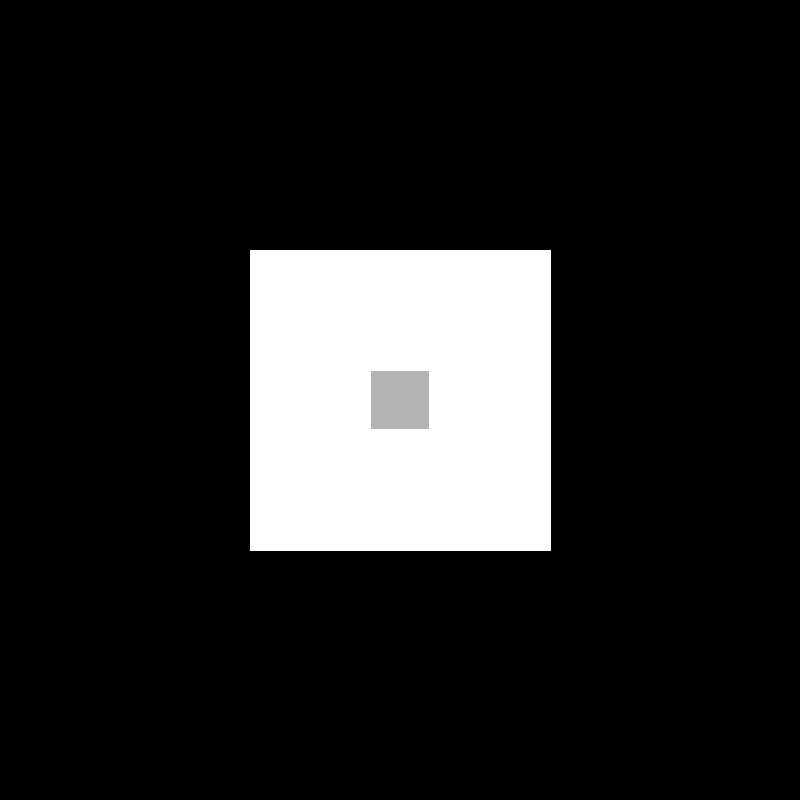
Frame 1 (no input)
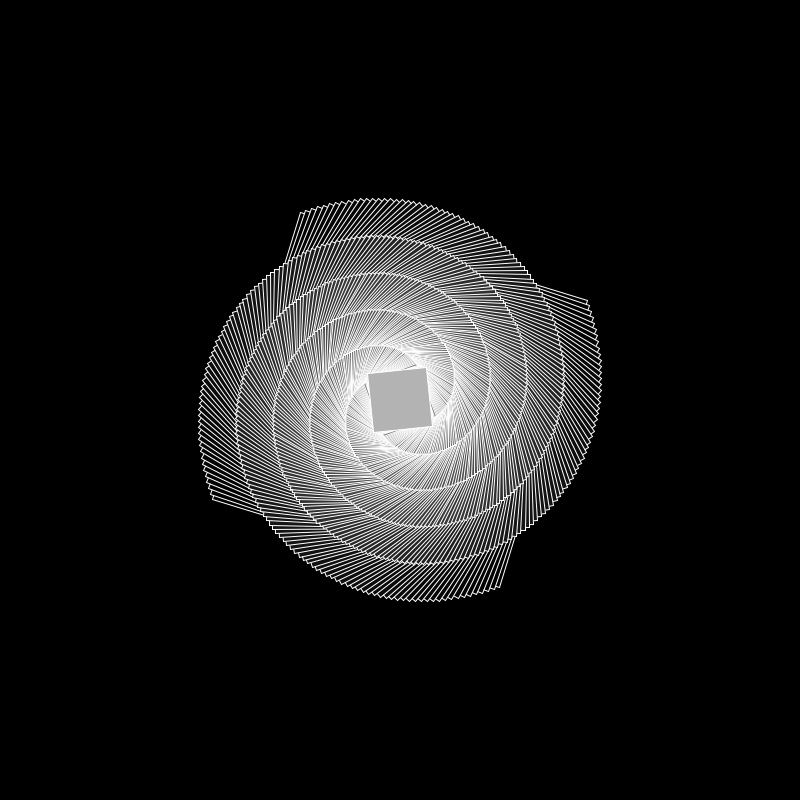
Frame 60 (the mouse pressed at the canvas centre just before this capture)
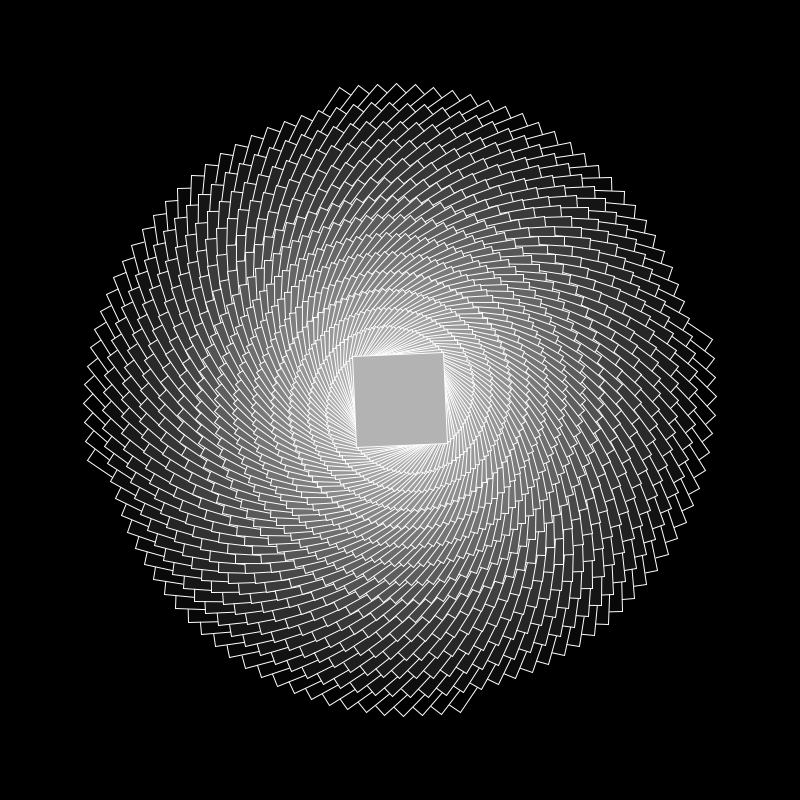
Frame 120 (the mouse held since frame 60 and released just before this capture)

The Processing sketch that drew these frames (run headless with seeded random() and noise(); from frame 60 on, the mouse is pressed at the canvas centre):

// Processing sketch: LSI_064_rectpattern
// ── LSI_064_rectpattern.pde
float rota1=0;
float size=500;

float rota2=0;



void setup(){
  
 size(800,800); 
  rectMode(CENTER);
}


void draw(){
  
  translate (width/2,height/2);
  stroke(255);
  background(0);
  




  size=map(mouseY,0,height,300,600);
  rotate(rota1);
 
 //println(size);
  
  
  
  for(int i=0;i<360;i=i+360/240){
    
    pushMatrix();
    rotate(i*rota2);
    fill(i/2);
    rect (0,0,size-i,size-i);
   //line(0,0,size-i,size-i);
    popMatrix();
    //line(0,0,0,i);
  }

rota1+=0.005;
rota2+=0.0005;

}
